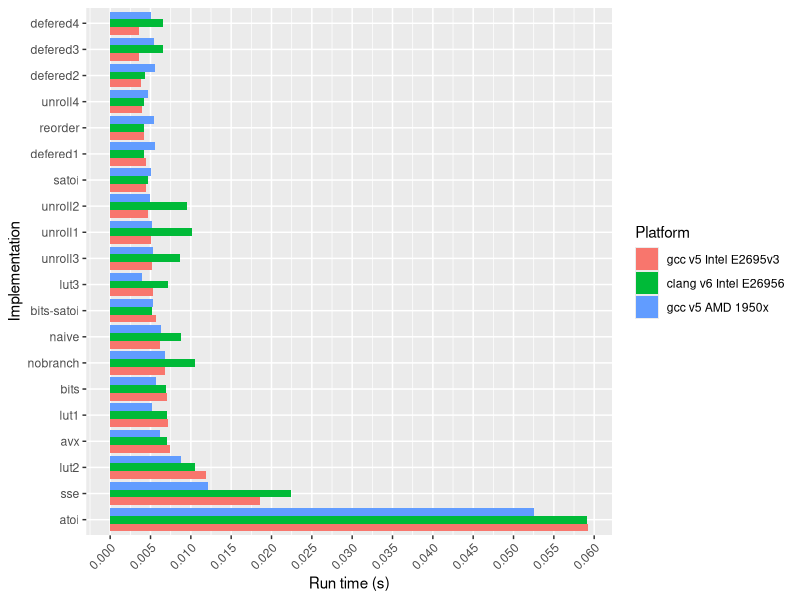

Recreate this plot in R.
library(ggplot2)
library(reshape2)

df <- read.table ("perf.dat")
colnames(df) <- c("Implementation", "Speedup", "gcc v5 Intel E2695v3", "clang v6 Intel E26956", "gcc v5 AMD 1950x")
df$Implementation<-factor(df$Implementation, levels=df$Implementation)
dfm <- melt(df[,c(1,3,4,5)],id.vars=1)
colnames(dfm)[2] = "Platform"
ggplot(dfm,aes(x=Implementation, y=value)) +
  geom_bar(aes(fill=Platform), stat="identity", position="dodge") +
  ylab("Run time (s)") +
  theme(axis.text.x = element_text(angle=45, hjust=1)) +
  coord_flip() +
  scale_y_continuous(breaks = pretty(dfm$value, n=10))
